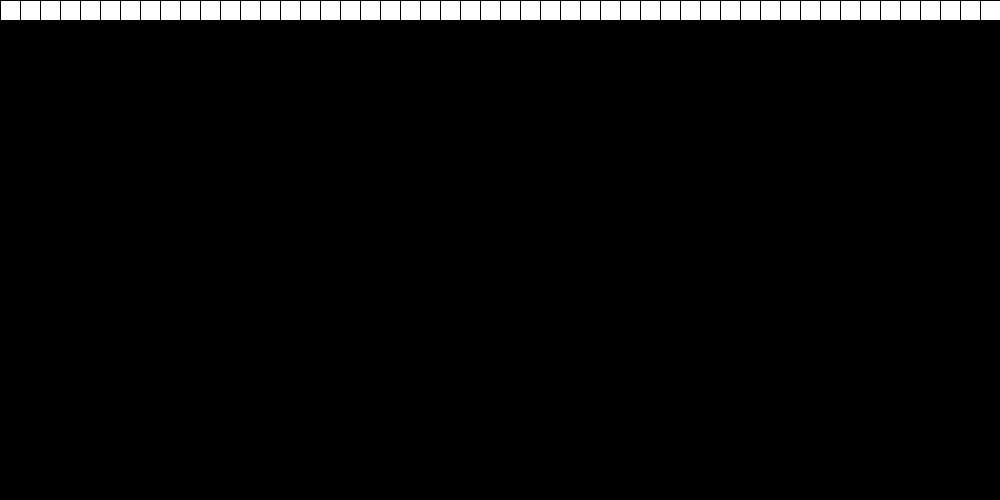
Frame 1 (no input)
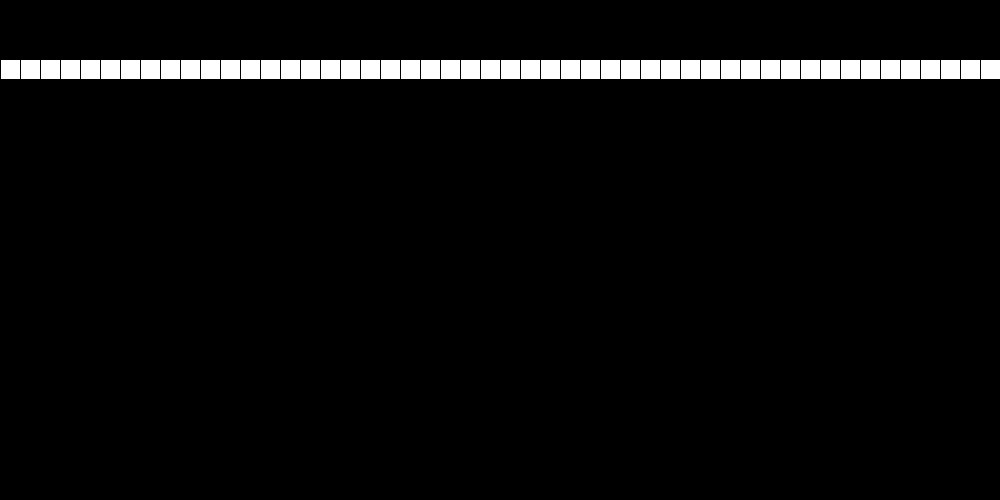
Frame 60 (the mouse pressed at the canvas centre just before this capture)
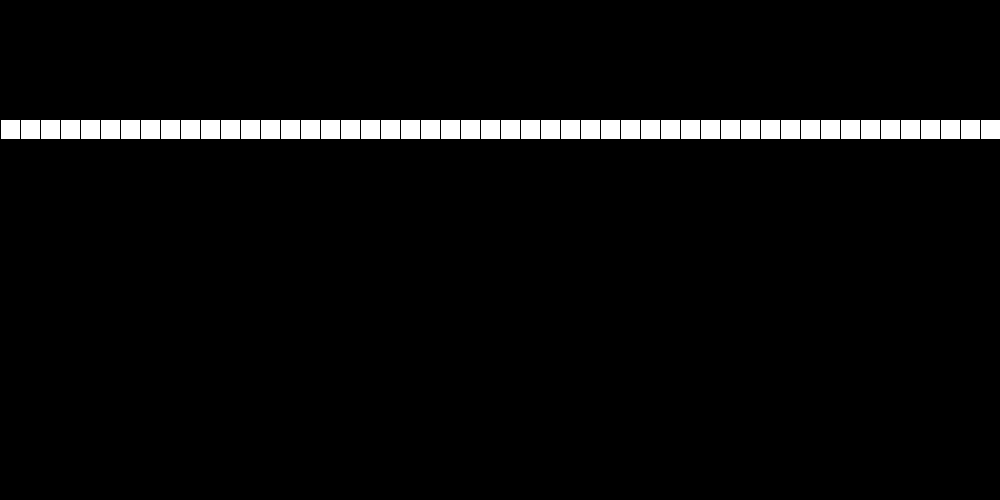
Frame 120 (the mouse held since frame 60 and released just before this capture)

The Processing sketch that drew these frames (run headless with seeded random() and noise(); from frame 60 on, the mouse is pressed at the canvas centre):

// Processing sketch: Review2
// ── Review2.pde
float ypos = 0.0;

void setup() {
  size(1000, 500);
}

void draw() {
  background(0);
  fill(255);
  
  for (int i=0; i<100; i++) {
    rect(i*20, ypos, 20, 20);
  }
  
  ypos += 1.0;
}
